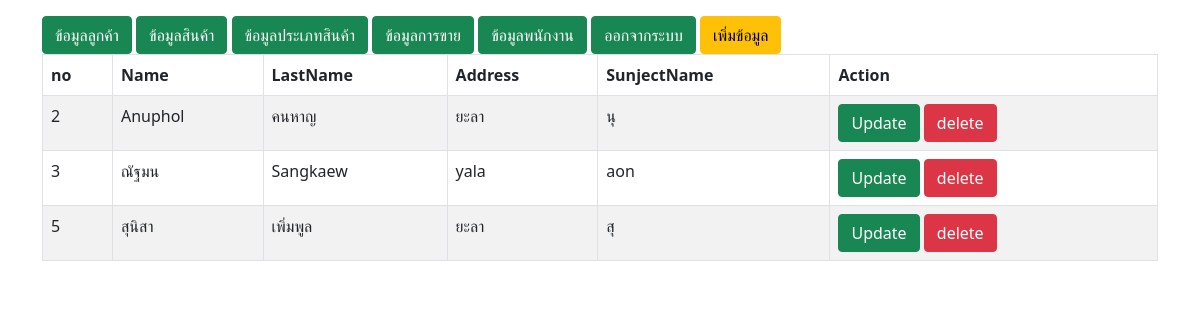
Page /index.php (signed in) on the committed database.
### tables this page shows
CREATE TABLE `tbl_customers` (
  `c_no` int(11) NOT NULL,
  `S_Name` varchar(100) NOT NULL,
  `S_LastName` varchar(100) NOT NULL,
  `S_Address` varchar(100) NOT NULL,
  `S_SunjectName` varchar(100) NOT NULL
);

### index.php (the view, shortened to what this page needs)
<!DOCTYPE html>
<html lang="en">
<head>
    <link rel="stylesheet" href="https://stackpath.bootstrapcdn.com/bootstrap/5.0.0-alpha1/css/bootstrap.min.css">
</head>
<body>
<div class="container mt-3">
                <a href="ins_form.php" class="btn btn-success">ข้อมูลลูกค้า</a>
				<a href="ins_form.php" class="btn btn-success">ข้อมูลสินค้า</a>
				<a href="ins_form.php" class="btn btn-success">ข้อมูลประเภทสินค้า</a>
				<a href="ins_form.php" class="btn btn-success">ข้อมูลการขาย</a>
                <a href="index_em.php" class="btn btn-success">ข้อมูลพนักงาน</a>
                <a href="logout.php" class="btn btn-success">ออกจากระบบ</a>
<table id="mytable" class="table table-bordered table-striped">
        <thead>
        <button type="button" class="btn btn-warning">เพิ่มข้อมูล</button>
<tr>
<th>no</th>
<th>Name</th>
<th>LastName</th>
<th>Address</th>
<th>SunjectName</th>
<th>Action</th>
</tr>
</thead>
<tbody>
<?php
include('connection.php');
$sql = "SELECT * FROM tbl_customers";
$result = $conn->query($sql);
if ($result->num_rows > 0) {
while($row = $result->fetch_assoc()) {
echo '<tr>';
echo '<td>'. $row['c_no'] . '</td>';
echo '<td>'. $row['S_Name'] . '</td>';
echo '<td>'. $row['S_LastName'] . '</td>';
echo '<td>'. $row['S_Address'] . '</td>';
echo '<td>'. $row['S_SunjectName'] . '</td>';
echo '<td><a role="button"  href="update.php?c_no='.$row['c_no'].'" class="btn btn-success">Update</a> ';
echo '<a href="delete.php?c_no='.$row['c_no'].'" class="btn btn-danger">delete</a>';
echo '</tr>';
}
} else {
echo " ";
}
?>
</tbody>
</table>
</div>
</body>
</html>

### rows in the picture
tbl_customers: c_no "2", S_Name "Anuphol", S_LastName "คนหาญ", S_Address "ยะลา", S_SunjectName "นุ"
tbl_customers: c_no "3", S_Name "ณัฐมน", S_LastName "Sangkaew", S_Address "yala", S_SunjectName "aon"
tbl_customers: c_no "5", S_Name "สุนิสา", S_LastName "เพิ่มพูล", S_Address "ยะลา", S_SunjectName "สุ"
